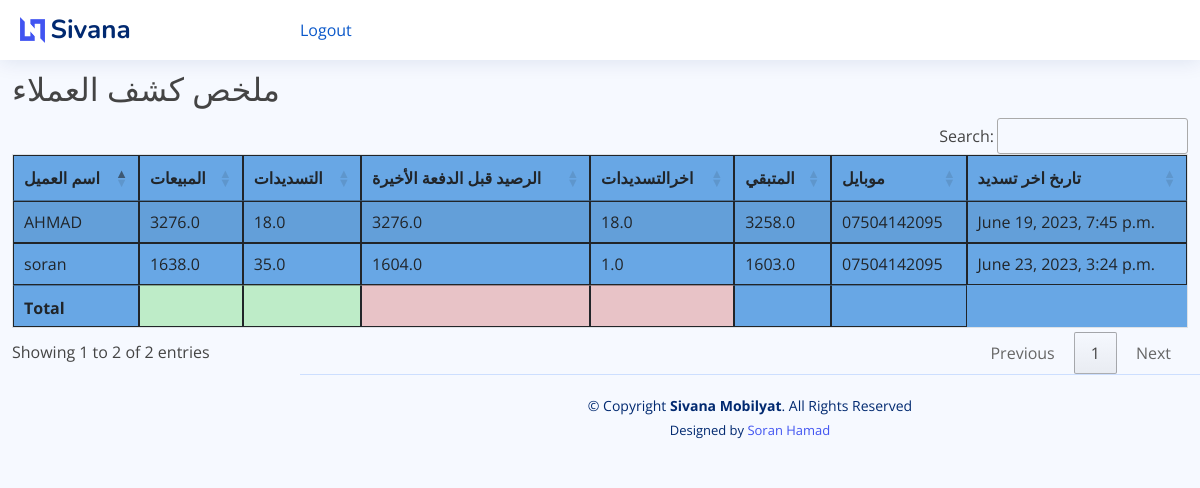
Screenshot of /total_customer_summary_report with the database file from the repository.
### mobilyat/models.py (models this page shows, shortened)
class Customer(models.Model):
    customer_name = models.CharField(max_length=50, blank=True)
    customer_mobile = models.CharField(max_length=50, blank=True)
    customer_address = models.TextField(blank=True)
    city = models.CharField(max_length=50, blank=True)
    class Meta:
        verbose_name_plural = '2. کڕیار'

class Payment_Entry(models.Model):
    Qst = (
        ('نقد', 'نقد'),
        ('قستی ١', 'قستی ١'),
        ('قستی ٢', 'قستی ٢'),
        ('قستی ٣ ', ' قستی ٣'),
        ('قستی ٤', 'قستی ٤'),
        ('قستی ٥', 'قستی ٥'),
        ('قستی ٦ ', ' قستی ٦'),
        ('قستی ٧', 'قستی ٧'),
        ('قستی ٨', 'قستی ٨'),
        ('قستی ٩ ', ' قستی ٩'),
        ('قستی ١٠', 'قستی ١٠'),
        ('قستی ١١', 'قستی ١١'),
        ('قستی ١٢ ', ' قستی ١٢'),
    )
    invoice_number = models.CharField(unique=True, editable=False, max_length=10)
    sales_invoice = models.ForeignKey(SaleInvoice, on_delete=models.CASCADE)
    q_type = models.CharField(max_length=10, verbose_name="Payment type", choices=Qst, blank=False)
    paid_amount = models.FloatField(validators=[MinValueValidator(0.01)],default=1)
    payment_date = models.DateTimeField(blank=False)
    note = models.CharField(max_length=100, blank=True)
    old_balance = models.DecimalField(max_digits=20, decimal_places=2, default=0, editable=False)
    class Meta:
        verbose_name_plural = '8. پارەدان'

### mobilyat/views.py (the view)
# urls.py: path('total_customer_summary_report', views.customer_total_report_summary, name="total_customer_summary_report"),
def customer_total_report_summary(request):
    customer_ids = SaleItem.objects.values_list('sales_invoice__customer_name_id', flat=True).distinct()
    c_balance_report = {}
    for customer_id in customer_ids:
        customer = Customer.objects.get(id=customer_id)
        customer_name = customer.customer_name
        customer_mobile = customer.customer_mobile
        sale_items = SaleItem.objects.filter(sales_invoice__customer_name_id=customer_id)
        payments = Payment_Entry.objects.filter(sales_invoice__customer_name_id=customer_id).order_by('-payment_date')
        total_invoice_amount = sum(sale_item.total_amt for sale_item in sale_items)
        total_paid_amount = sum(payment.paid_amount for payment in payments)
        actual_credit = total_invoice_amount - total_paid_amount
        last_payment = payments.first()
        last_payment_amount = last_payment.paid_amount if last_payment else 0
        last_payment_date = last_payment.payment_date if last_payment else None
        balance_before_last_payment = actual_credit + last_payment_amount if last_payment else actual_credit
        c_balance_report[customer_name] = {
            'total_invoice_amount': total_invoice_amount,
            'total_paid_amount': total_paid_amount,
            'actual_credit': actual_credit,
            'last_payment_amount': last_payment_amount,
            'last_payment_date': last_payment_date,
            'balance_before_last_payment': balance_before_last_payment,
            'phone_number': customer_mobile
        }
    context = {'c_balance_report': c_balance_report}
    return render(request, 'mobilyat/reports/total_customer_summary_report.html', context)

### mobilyat/templates/mobilyat/reports/total_customer_summary_report.html (shortened to what this page needs)
{% extends 'mobilyat/base.html' %}
{% block content %}
    <br>
    <br> <br>
    <h2> ملخص كشف العملاء</h2>
    <table id="example7" class="table table-striped" style="background-color: #68a7e5">
        <thead>
        <tr>
            <th>اسم العميل</th>
            <th>المبيعات</th>
            <th>التسديدات</th>
            <th> الرصيد قبل الدفعة الأخيرة</th>
            <th> اخر‌التسديدات</th>
            <th>المتبقي</th>
            <th>موبایل</th>
            <th>تارىخ اخر تسديد</th>
        </tr>
        </thead>
        <tbody>
        {% for customer, data in c_balance_report.items %}
            <tr>
                <td>{{ customer }}</td>
                <td>{{ data.total_invoice_amount }}</td>
                <td>{{ data.total_paid_amount }}</td>
                <td>{{ data.balance_before_last_payment }}</td>
                <td>{{ data.last_payment_amount }}</td>
                <td>{{ data.actual_credit }}</td>
                <td>{{ data.phone_number }}</td>
                <td>{{ data.last_payment_date }}</td>
            </tr>
        {% endfor %}
        </tbody>
        <tfoot>
        <th></th>
        <th style="background-color: #beecc8"></th>
        <th style="background-color: #beecc8"></th>
        <th style="background-color: #e8c3c7"></th>
        <th style="background-color: #e8c3c7"></th>
        <th></th>
        <th></th>
        </tfoot>
    </table>
{% endblock %}

### static/mobilyat/assets/css/style.css (style rules this page uses)
:root { scroll-behavior: smooth; }
body { font-family: "Open Sans", sans-serif; background: #f6f9ff; color: #444444; }
h1, h2, h3, h4, h5, h6 { font-family: "Nunito", sans-serif; }

### rows the page displays
Customer: c_balance_report "AHMAD", phone_number "07504142095"
Payment_Entry: last_payment_amount "18.0", last_payment_date "June 19, 2023, 7:45 p.m."
Customer: c_balance_report "soran", phone_number "07504142095"
Payment_Entry: last_payment_amount "1.0", last_payment_date "June 23, 2023, 3:24 p.m."

### other values shown
{{ data.total_invoice_amount }} "3276.0" "1638.0"
{{ data.total_paid_amount }} "18.0" "35.0"
{{ data.balance_before_last_payment }} "3276.0" "1604.0"
{{ data.actual_credit }} "3258.0" "1603.0"
